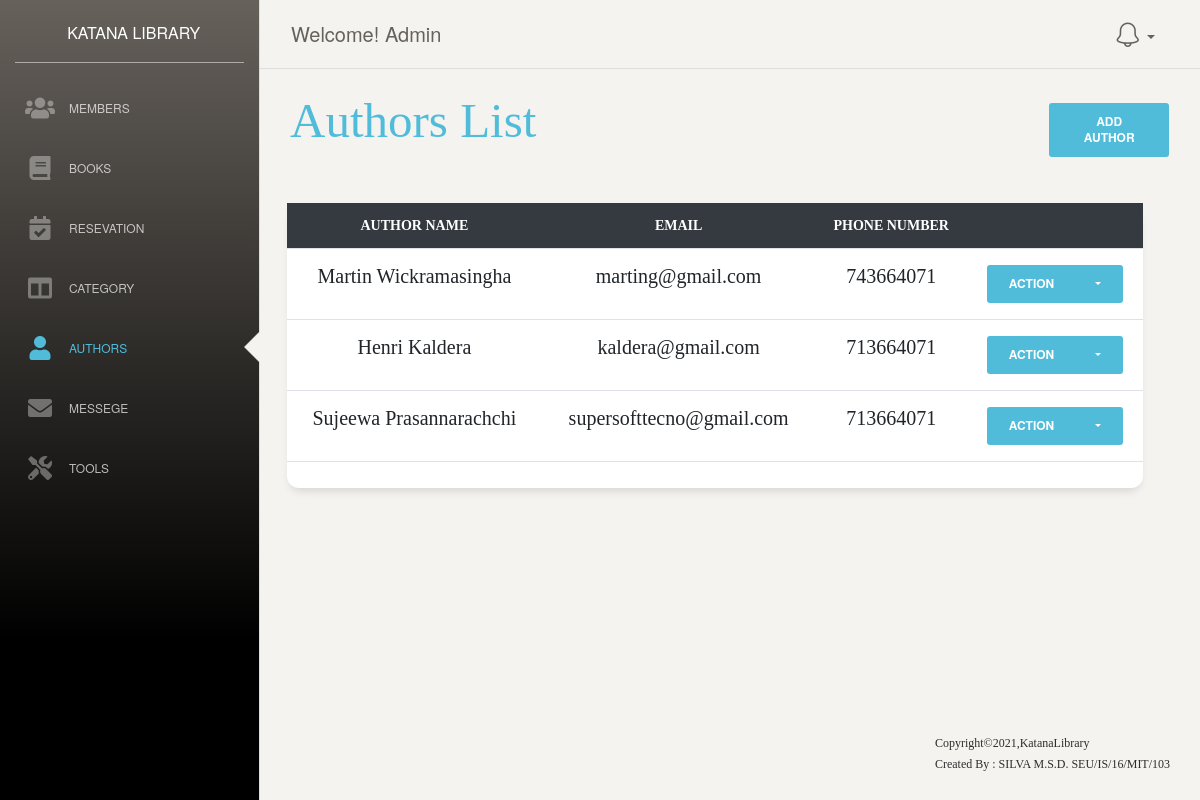
The page /admin/author.php (signed in) on the database its author committed.
### tables this page shows
CREATE TABLE `author` (
  `author_id` int(11) NOT NULL,
  `author_name` varchar(255) NOT NULL,
  `email` varchar(255) NOT NULL,
  `phone` int(10) NOT NULL
);

### admin/author.php (the view, shortened to what this page needs)
<?php
  require_once 'connection.php';
?>
<!doctype html>
<html lang="en">
<head>
  <link rel="stylesheet" href="https://pro.fontawesome.com/releases/v5.10.0/css/all.css"/>
<link href="https://cdn.jsdelivr.net/npm/bootstrap@5.0.0-beta3/dist/css/bootstrap.min.css" rel="stylesheet">
  <link href="./assets/css/bootstrap.min.css" rel="stylesheet" />
  <link href="./assets/css/paper-dashboard.css?v=2.0.1" rel="stylesheet" />
  <link href="./assets/demo/demo.css" rel="stylesheet" />
</head>
<body class="">
  <div class="wrapper ">
    <div class="sidebar" data-color="dark" data-active-color="info">
      <div class="logo">
        <a href="https://www.creative-tim.com" class="simple-text logo-mini">
        </a>
        <a href="index.php" class="simple-text logo-normal">
          KATANA LIBRARY
        </a>
      </div>
      <div class="sidebar-wrapper">
        <ul class="nav">
          <li>
            <a href="member.php">
              <i class="fas fa-users"></i>
              <p>Members</p>
            </a>
          </li>
          <li>
            <a href="books.php">
              <i class="fas fa-book"></i>
              <p>Books</p>
            </a>
          </li>
          <li>
          <li>
            <a href="res.php">
              <i class="fas fa-calendar-check"></i>
              <p>Resevation</p>
            </a>
          </li>
          <li >
            <a href="cat.php">
              <i class="fas fa-columns"></i>
              <p>Category</p>
            </a>
          </li>
          <li class="active ">
            <a href="author.php">
              <i class="fas fa-user"></i>
              <p>Authors</p>
            </a>
          </li>
          <li>
            <a href="messege.php">
              <i class="fas fa-envelope"></i>
              <p>Messege</p>
            </a>
          </li>
          <li>
            <a href="custom.php">
              <i class="fas fa-tools"></i>
              <p>Tools</p>
            </a>
          </li>
        </ul>
      </div>
    </div>
    <div class="main-panel" style="height: 100vh;">
     <?php require_once "nav.php"; ?>
      <div class="content" style="font-family: \"Times New Roman\",Times, serif;">
          <div class="row mt-5">
                <div class="col-md-12">
                <div class="row">
            <div class="col-md-10">
              <h1 class="text-info" style="font-family: \"Times New Roman\",Times, serif;"><a style="text-decoration:none;" class="text-info" href="books.php">Authors List</a></h1>
            </div>
            <div class="col-md-2">
              <button type="button" class="btn btn-info" data-bs-toggle="modal" data-bs-target="#exampleModal">Add Author</button>
            </div>
            <div class="row">
            <div class="col-md-12 mt-4" style="font-family: \"Times New Roman\",Times, serif;">
                        <div class="card">
                            <div class="table-responsive">
                                <table class="table v-middle text-center">
                                    <thead>
                                        <tr class="bg-dark">
                                            <th class="border-top-0 text-white">Author Name</th>
                                            <th class="border-top-0 text-white">Email</th>
                                            <th class="border-top-0 text-white">Phone Number</th>
                                            <th class="border-top-0 text-white"></th>
                                        </tr>
                                    </thead>
                                    <?php $count=1;
                                      $getcat = "SELECT * FROM author";
                                      $viewresult = mysqli_query($con, $getcat);
                                      ?>
                                    <tbody>
                                      <?php while($row = mysqli_fetch_assoc($viewresult)) { ?>
                                        <tr>
                                            <td><p style="font-size:20px"><?php echo $row['author_name']; ?></p></td>
                                            <td><p style="font-size:20px"><?php echo $row['email']; ?></p></td>
                                            <td><p style="font-size:20px"><?php echo $row['phone']; ?></p></td>
                                            <td>
                                              <div class="btn-group">
                                                <button type="button" class="btn btn-info">Action</button>
                                                <button type="button" class="btn btn-info dropdown-toggle dropdown-toggle-split" data-toggle="dropdown" aria-haspopup="true" aria-expanded="false">
                                                </button>
                                              </div>
                                            </td>
                                        </tr>
                                        <?php   $count++; } ?>
                                    </tbody>
                                </table>
                            </div>
                        </div>
                    </div>
                </div>
            </div>
          </div>
        </div>
      <footer class="footer" style="position: absolute; bottom: 0; width: -webkit-fill-available;">
        <div class="container-fluid">
          <div class="row">
            <div class="credits ml-auto">
              <span class="copyright">
                Copyright©2021,KatanaLibrary  <br>Created By : SILVA M.S.D. SEU/IS/16/MIT/103
              </span>
            </div>
          </div>
        </div>
      </footer>
    </div>
  </div>
</body>
</html>

### rows shown on the page
author: author_name "Martin Wickramasingha", email "marting@gmail.com", phone "743664071"
author: author_name "Henri Kaldera", email "kaldera@gmail.com", phone "713664071"
author: author_name "Sujeewa Prasannarachchi", email "supersofttecno@gmail.com", phone "713664071"

### other values the page prints
$_SESSION['username'] "Admin"
